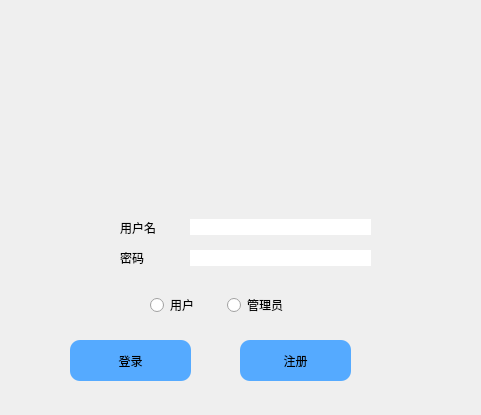
<?xml version="1.0" encoding="UTF-8"?>
<ui version="4.0">
 <class>login</class>
 <widget class="QDialog" name="login">
  <property name="geometry">
   <rect>
    <x>0</x>
    <y>0</y>
    <width>481</width>
    <height>415</height>
   </rect>
  </property>
  <property name="windowTitle">
   <string>Dialog</string>
  </property>
  <property name="autoFillBackground">
   <bool>true</bool>
  </property>
  <property name="sizeGripEnabled">
   <bool>false</bool>
  </property>
  <widget class="QWidget" name="verticalLayoutWidget">
   <property name="geometry">
    <rect>
     <x>190</x>
     <y>210</y>
     <width>181</width>
     <height>67</height>
    </rect>
   </property>
   <layout class="QVBoxLayout" name="verticalLayout">
    <item>
     <widget class="QLineEdit" name="lineEdit_username">
      <property name="styleSheet">
       <string notr="true">
       border-style: solid; 
       background: transparent;  
       background-color:#FFFFFF; 
         


 
  font: 12pt &quot;微软雅黑&quot;;
        
        border-radius: 10px;  </string>
      </property>
     </widget>
    </item>
    <item>
     <widget class="QLineEdit" name="lineEdit_password">
      <property name="styleSheet">
       <string notr="true">
       border-style: solid; 
       background: transparent;  
       background-color:#FFFFFF; 
         


 
  font: 12pt &quot;微软雅黑&quot;;
        
        border-radius: 10px;  </string>
      </property>
      <property name="echoMode">
       <enum>QLineEdit::Password</enum>
      </property>
     </widget>
    </item>
   </layout>
  </widget>
  <widget class="QWidget" name="horizontalLayoutWidget">
   <property name="geometry">
    <rect>
     <x>150</x>
     <y>290</y>
     <width>148</width>
     <height>31</height>
    </rect>
   </property>
   <layout class="QHBoxLayout" name="horizontalLayout">
    <item>
     <widget class="QRadioButton" name="radioButton_user">
      <property name="styleSheet">
       <string notr="true">


  
  
  font: 10pt &quot;微软雅黑&quot;;
        
          

color:#000000;</string>
      </property>
      <property name="text">
       <string>用户</string>
      </property>
     </widget>
    </item>
    <item>
     <widget class="QRadioButton" name="radioButton_admin">
      <property name="enabled">
       <bool>true</bool>
      </property>
      <property name="styleSheet">
       <string notr="true">


  
  
  font: 10pt &quot;微软雅黑&quot;;
        
          

color:#000000;</string>
      </property>
      <property name="text">
       <string>管理员</string>
      </property>
     </widget>
    </item>
   </layout>
  </widget>
  <widget class="QLabel" name="label_3">
   <property name="geometry">
    <rect>
     <x>0</x>
     <y>0</y>
     <width>481</width>
     <height>201</height>
    </rect>
   </property>
   <property name="styleSheet">
    <string notr="true">border-image: url(:/images/14.jpg);</string>
   </property>
   <property name="text">
    <string/>
   </property>
  </widget>
  <widget class="QPushButton" name="pushButton">
   <property name="enabled">
    <bool>true</bool>
   </property>
   <property name="geometry">
    <rect>
     <x>70</x>
     <y>340</y>
     <width>121</width>
     <height>41</height>
    </rect>
   </property>
   <property name="minimumSize">
    <size>
     <width>112</width>
     <height>0</height>
    </size>
   </property>
   <property name="styleSheet">
    <string notr="true">
 border-style:solid;  
       background: transparent;  
       background-color: rgb(85, 170, 255); 
         font: 12pt &quot;微软雅黑&quot;;
        
        border-radius: 10px;  
</string>
   </property>
   <property name="text">
    <string>登录</string>
   </property>
  </widget>
  <widget class="QPushButton" name="pushButton_2">
   <property name="geometry">
    <rect>
     <x>240</x>
     <y>340</y>
     <width>111</width>
     <height>41</height>
    </rect>
   </property>
   <property name="styleSheet">
    <string notr="true"> border-style:solid;  
       background: transparent;  
       background-color: rgb(85, 170, 255); 
         font: 12pt &quot;微软雅黑&quot;;
        
        border-radius: 10px;  
</string>
   </property>
   <property name="text">
    <string>注册</string>
   </property>
  </widget>
  <widget class="QLabel" name="label_5">
   <property name="geometry">
    <rect>
     <x>110</x>
     <y>120</y>
     <width>221</width>
     <height>41</height>
    </rect>
   </property>
   <property name="styleSheet">
    <string notr="true">border-image: url(:/images/logo_l.png);</string>
   </property>
   <property name="text">
    <string/>
   </property>
  </widget>
  <widget class="QLabel" name="label">
   <property name="geometry">
    <rect>
     <x>120</x>
     <y>220</y>
     <width>51</width>
     <height>16</height>
    </rect>
   </property>
   <property name="text">
    <string>用户名</string>
   </property>
  </widget>
  <widget class="QLabel" name="label_2">
   <property name="geometry">
    <rect>
     <x>120</x>
     <y>250</y>
     <width>41</width>
     <height>16</height>
    </rect>
   </property>
   <property name="text">
    <string>密码</string>
   </property>
  </widget>
 </widget>
 <resources/>
 <connections/>
</ui>
